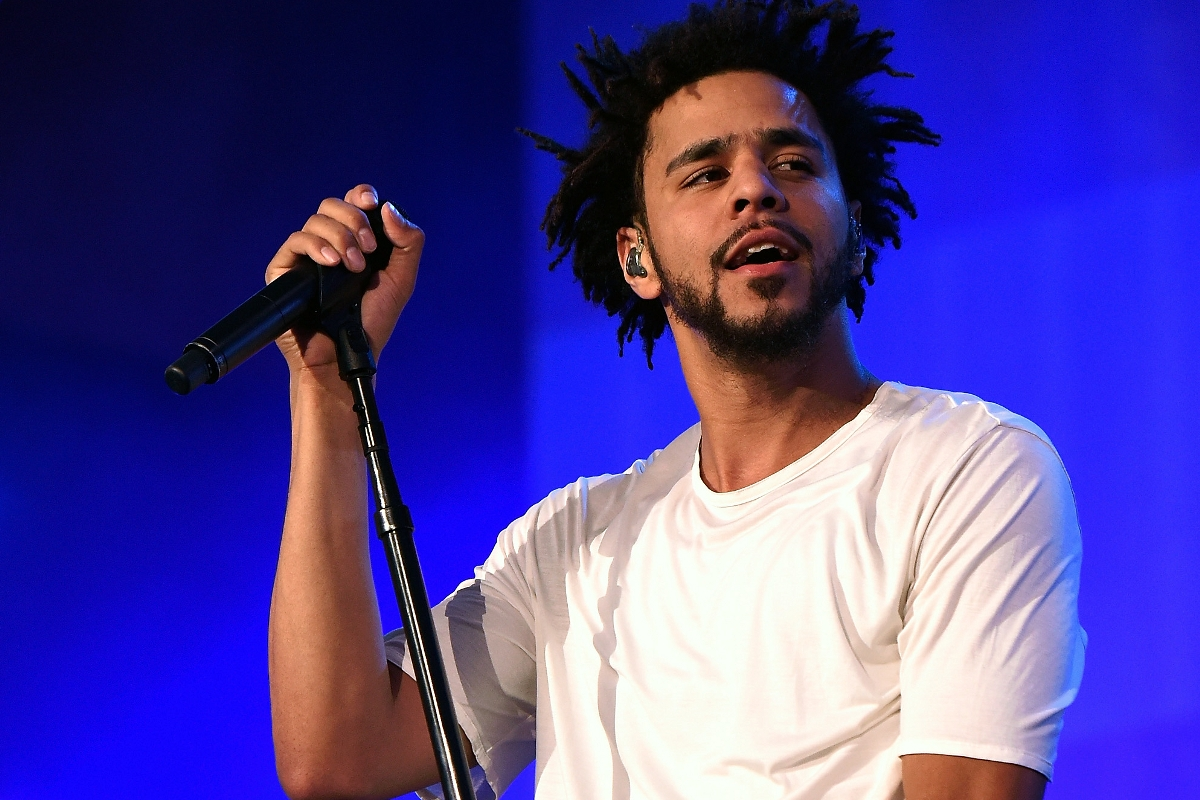
#> input picture 4_image_operations/cole.jpg, 1200 x 800 px
$ python app.py
#> lines starting #> are read from the running program, lines starting #| are printed output that depends on the picture; after the words box and inside, x2 and y2 are one past the last pixel; in counts of white or black regions, pixels touching at a corner belong together
import numpy as np
import cv2

img = cv2.imread('cole.jpg', cv2.IMREAD_COLOR)
#> img is the input picture: shape (800, 1200, 3); mean B, G, R 152, 66.9, 79.5

px = img[55, 55]
#> px = [37, 6, 7]
print(px)
#| [37  6  7]

img[55, 55] = [255, 255, 255]
#> img: shape (800, 1200, 3); under 0.01% of pixels changed, all inside (x1, y1, x2, y2) = (55, 55, 56, 56)
px = img[55, 55]
#> px = [255, 255, 255]
print(px)
#| [255 255 255]

# img[100:350, 200:350] = [255, 255, 255]

crop = img[100:350, 200:350]
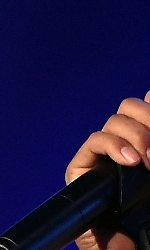
#> crop: shape (250, 150, 3); mean B, G, R 60.3, 21, 29
img[200:450, 300:450] = crop
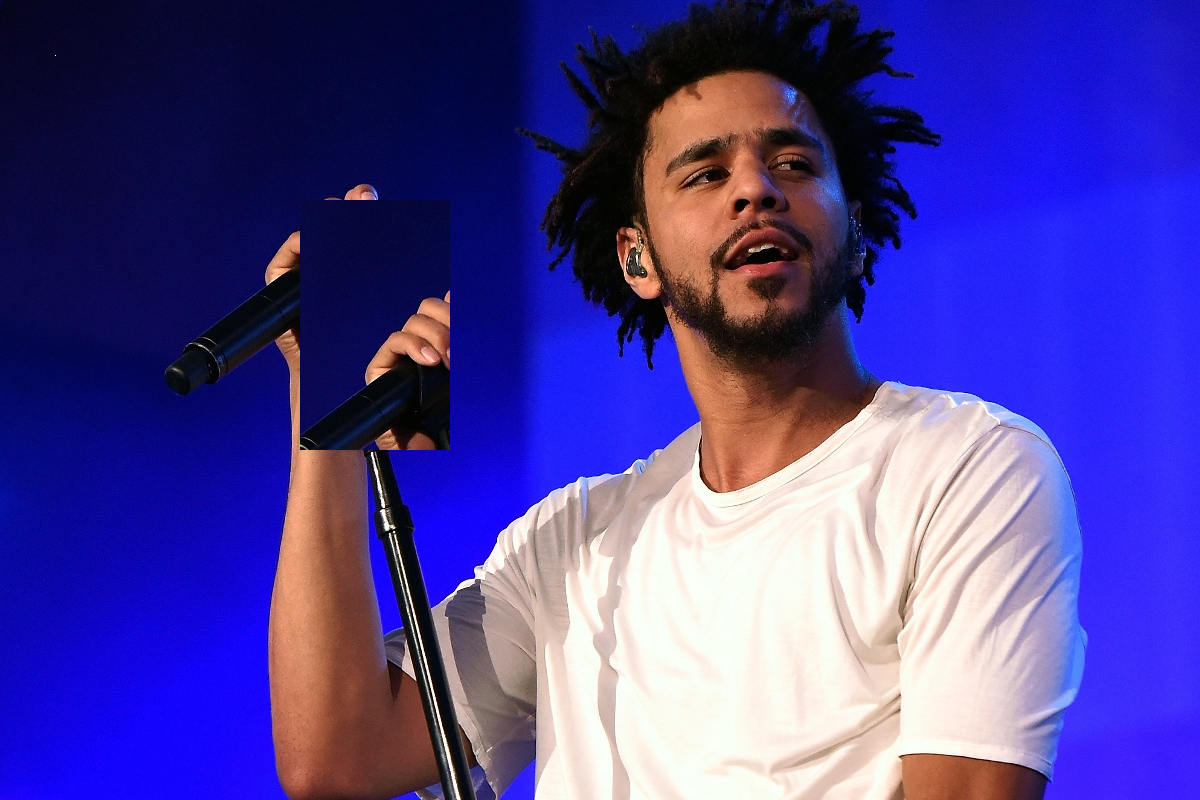
#> img: shape (800, 1200, 3); mean B, G, R 151.4, 66.2, 78.3

cv2.imshow('Output', img)
cv2.waitKey(0)
cv2.destroyAllWindows()
